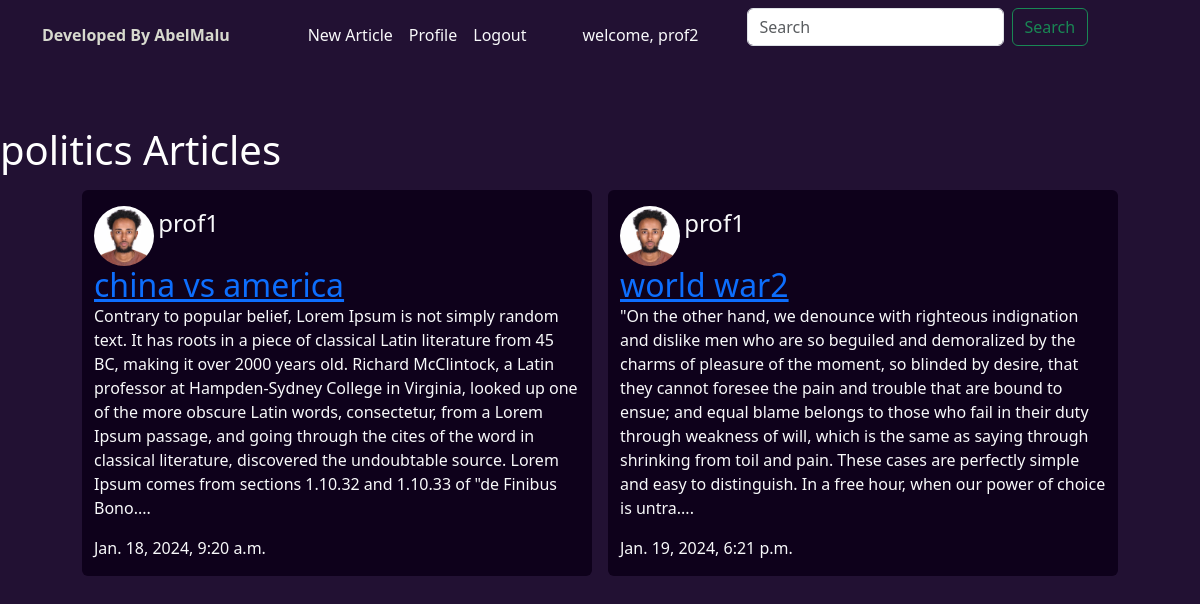
Page /articles/category/2 (signed in) on the committed database.
### core/models.py (models this page shows, shortened)
class Category(models.Model):
    name = models.CharField(max_length=100)
    created_at = models.DateTimeField(auto_now_add=True)
    def __str__(self):
        return self.name

class Article(models.Model):
    title = models.CharField(max_length=255)
    slug = models.SlugField()
    body = models.TextField()
    date = models.DateTimeField(auto_now_add=True)
    thumb = models.ImageField(default='default.png',blank=True)
    author =models.ForeignKey(User, default=None, on_delete=models.CASCADE)
    person = models.ForeignKey(Profile, on_delete=models.CASCADE, null=True)
    category = models.ForeignKey(Category,on_delete=models.CASCADE, null= True)
    def snippet(self):
        return self.body[:500]+'....'

class Profile(models.Model):
    user = models.OneToOneField(User, on_delete=models.CASCADE, null=True)
    first_name = models.CharField(max_length=255, null=True)
    last_name = models.CharField(max_length=255, null=True)
    profile_pic = models.ImageField(default='defaultProfile.png')
    def __str__(self) -> str:
        return str(self.user)

### core/views.py (the view)
# urls.py: path('articles/category/<str:pk>',views.categories, name='category'),
def categories(request,pk):
    category = Category.objects.get(id=pk)
    articles = category.article_set.all()
    context = {
        'category':category,
        'articles':articles
    }
    return render(request, 'category.html',context)

### templates/category.html (shortened to what this page needs)
{% extends 'base_layout.html' %}
{%  block content %}
<div class="row justify-content-center pt-5 g-4">
        <h1>{{category}} Articles</h1>
    {% for article in articles%}
    <div class=" col-lg-5 m-2 rounded text-light mb-4 " style="background: #0e011b;">
        <img src=" {{article.person.profile_pic.url}} " alt="img not found" class="profile-pic rounded-circle mt-3"
            style="display: inline;">
        <div class="" style="display: inline;">
            <p class="h4" style="display: inline;">{{article.person}}</p> <br>
            <h2 class="" style="display: inline;"><a href="{% url 'detail' slug=article.slug %}">{{article.title}}</a>
            </h2>
            <p>{{article.snippet}}</p>
            <p>{{article.date}}</p>
        </div>
    </div>
    {% endfor %}
{% endblock %}

### templates/base_layout.html (shortened to what this page needs)
{% load bootstrap5 %}
{% bootstrap_css %}
{% load static %}
<!DOCTYPE html>
<html lang="en">
<head>
    <link rel="stylesheet" href="{% static '/css/styles.css' %}">
</head>
<body style="background: #221133;" class="text-white">
<nav class="navbar navbar-expand-md navbar-light mb-2">
    <div class="container-lg">
        <a class="nav-first-link" href="{% url 'home' %}">
            <span class="fw-bold">
                Developed By AbelMalu
            </span>
        </a>
        <div class="collapse navbar-collapse justify-content-center " id="main-nav">
            <ul class="navbar-nav">
                {% if user.is_authenticated %}
                <li class="nav-item">
                    <a class="nav-link text-light" href="{% url 'create' %}">New Article</a>
                </li>
                <li class="nav-item">
                    <a class="nav-link text-light" href="{% url 'profile' %}">Profile</a>
                </li>
                <li class="nav-item">
                    <a class="nav-link text-light " href="{% url 'logout' %}">Logout</a>
                </li>
                <li><span class="text-light nav-link px-5">welcome, {{request.user}}</span></li>
                {% endif %}
            </ul>
            <form class="d-flex">
                <input class="form-control me-2" name='q' type="search" placeholder="Search" aria-label="Search">
                <button class="btn btn-outline-success" type="submit">Search</button>
            </form>
        </div>
    </div>
</nav>
        {% block content %}
        {% endblock %}
    </div>
</body>
</html>

### assets/css/styles.css (style rules this page uses)
.nav-first-link { color: #D7D9CE; text-decoration: none; }
nav { background-color:#221133; }

### templates/category.html (style rules this page uses)
.profile-pic { width: 60px; height: 60px; }

### rows in the picture
Category: name "politics"
Article: person.profile_pic (picture), person "prof1", title "china vs america", snippet "Contrary to popular belief, Lorem Ipsum is not simply random text. It has roots in a piece of classical Latin literature from 45 BC, making it over 2000 years old. Richard McClintock, a Latin professor at Hampden-Sydney College in Virginia, looked up one of the more obscure Latin words, consectetur, from a Lorem Ipsum passage, and going through the cites of the word in classical literature, discovered the undoubtable source. Lorem Ipsum comes from sections 1.10.32 and 1.10.33 of \"de Finibus Bono....", date "Jan. 18, 2024, 9:20 a.m."
Article: person.profile_pic (picture), person "prof1", title "world war2", snippet "\"On the other hand, we denounce with righteous indignation and dislike men who are so beguiled and demoralized by the charms of pleasure of the moment, so blinded by desire, that they cannot foresee the pain and trouble that are bound to ensue; and equal blame belongs to those who fail in their duty through weakness of will, which is the same as saying through shrinking from toil and pain. These cases are perfectly simple and easy to distinguish. In a free hour, when our power of choice is untra....", date "Jan. 19, 2024, 6:21 p.m."

### other values in the picture
{{ request.user }} "prof2"
